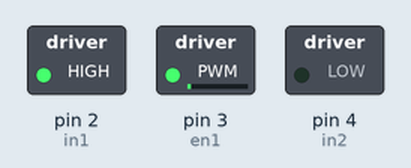
Simulated run of this sketch. Board: Arduino Uno, built with avr-gcc and run on an emulated ATmega328P. Shown: switched loads named in the sketch (green lamp = pin HIGH).

Above: at 0.1 s.
Timing chart, 0 to 1.6 s (numbered marks = the images above):
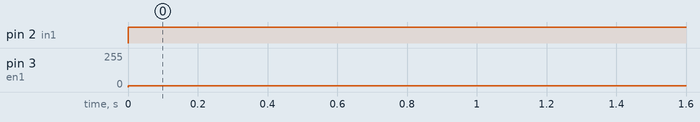

Measured:
- by itself, pin 2 (in1): LOW → HIGH at 0.00 s
- by itself, pin 3 (en1): 0/255 → 10/255 at 0.00 s

The sketch:

dc_motor_using_h_bridge.ino
```cpp
// C++ code
//
int en1=3;
int in1=2;
int in2=4;

void setup()
{
  pinMode(en1,OUTPUT);
  pinMode(in1,OUTPUT);
  pinMode(in2,OUTPUT);
}
void loop()
{
  digitalWrite(in1,HIGH);
  digitalWrite(in2,LOW);
  analogWrite(en1,10);
}
```
